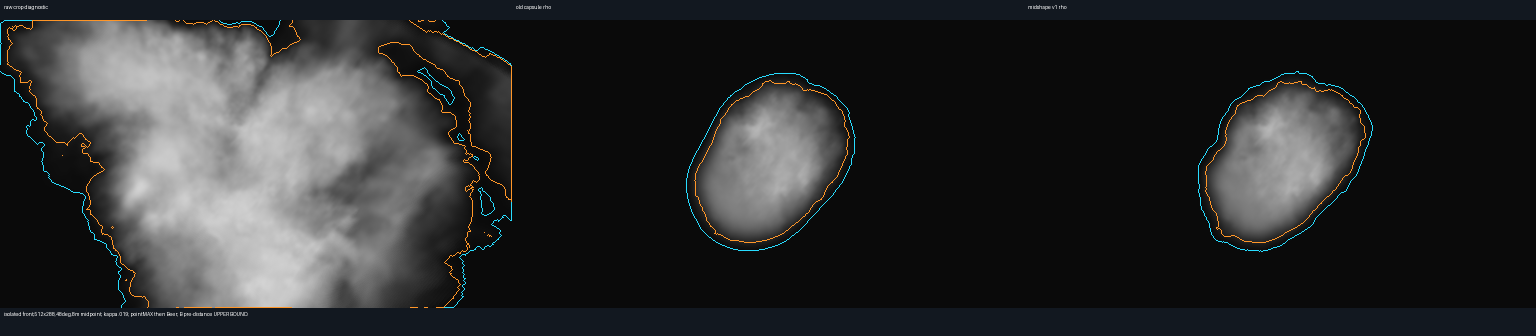
#> input picture docs/evidence/cloud-midshape-screen-2026-11-03/observations/isolated-front.png, 3072 x 672 px, found by its file name (shown at 1/2 size)
$ python measure_retained_contour.py
#> lines starting #> are read from the running program, lines starting #| are printed output that depends on the picture
"""Recover already-painted .041 pixel contours from the sole completed contact; no native field work."""
from pathlib import Path
import json,hashlib,math
from PIL import Image
import numpy as np
R=Path(__file__).resolve().parent;p=R/'isolated-front.png';W,H=512,288
with Image.open(p)as im:
#> im is the input picture: PIL image 3072x672 RGB; mean R, G, B 43.5, 44.4, 45.2
 edges=[]
 for j in [1,2]:
  a=np.array(im.crop((j*W*2,40,(j+1)*W*2,40+H*2)))[::2,::2,:3]
  edges.append(np.all(a==[255,150,40],axis=-1))
#> this loop made 2 passes
#> pass 1, `a=np.array(im.crop((j*W*2,40,(j+1)*W*2,40+H*2)))[::2,::2,:3]`:
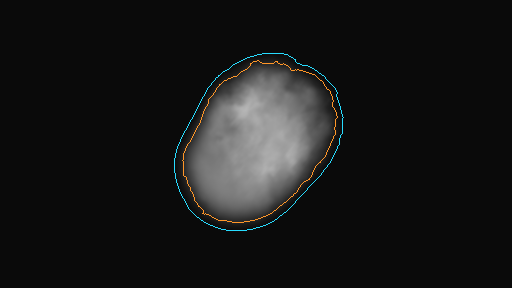
#> a: shape (288, 512, 3); mean R, G, B 22.9, 23.2, 23
#> pass 2, `a=np.array(im.crop((j*W*2,40,(j+1)*W*2,40+H*2)))[::2,::2,:3]`:
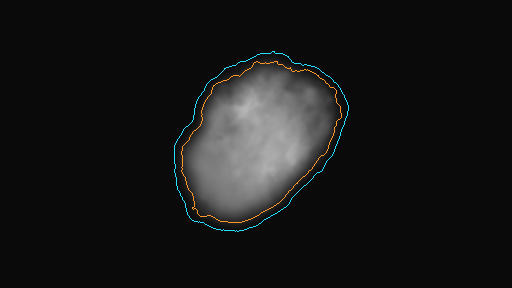
#> a: shape (288, 512, 3); mean R, G, B 23, 23.2, 23
#> after the loop, edges = 2 items
A,B=[np.column_stack(np.nonzero(x)).astype(float)for x in edges]
#> A = 449 pairs, first value 60 to 222, second value 182 to 337; B = 466 pairs, first value 61 to 222, second value 181 to 341
def closest(X,Y):
 out=[]
 for i in range(0,len(X),32):
  v=X[i:i+32,None]-Y[None];out.extend(np.sqrt(np.sum(v*v,axis=-1).min(axis=1)).tolist())
#> this loop made 15 passes
#> i on passes 2 to 13: 32, 64, 96, 128, 160, 192, 224, 256, 288, 320, 352, 384
#> after the loop, out = 449 values, max 6 at index 161, min 0 at index 5, mean 2.03
 return np.array(out)
def stats(a):return {'count':len(a),'mean_pixels':float(a.mean()),'rms_pixels':float(np.sqrt(np.mean(a*a))),'max_pixels':float(a.max()),'p95_pixels':float(np.quantile(a,.95))}
a,b=closest(A,B),closest(B,A);pitch=2*1200*math.tan(math.radians(24))/H
#> the loop in closest (call 2), `for i in range(0,len(X),32):` made 15 passes
#> after `a, b = (closest(A, B), closest(B, A))`: a has the same summary as out in closest; b = 466 values, max 6.32 at index 169, min 0 at index 0, mean 2.1
out={'scope':'Sole completed isolated-front .041 projected-peak contour, recovered exactly from orangeRGB255/150/40 on saved contact; undo2xnearest by sampling every2pixels. No new source/ray/native run. Pixel-centre nearest distances; not3Dsurface distance or composite visibility.','source_png_sha256':hashlib.sha256(p.read_bytes()).hexdigest(),'method':'old/new panels1/2 crop y40..616,512x288, fixed1200m/48deg; bounded32point nearest-distance blocks, no EDT','old_to_new':stats(a),'new_to_old':stats(b),'hausdorff_pixels':float(max(a.max(),b.max())),'world_m_per_pixel_at_target_plane':pitch,'hausdorff_world_m_focal_plane':float(max(a.max(),b.max())*pitch),'unavailable':['isolated-side','isolated-oblique','composite220-front','composite220-side','composite220-oblique'],'unavailable_reason':'sole native run stopped at early RSS guard before side rows0'}
(R/'retained-visible-contour.json').write_text(json.dumps(out,indent=2)+'\n');print(json.dumps(out))
#> (printed output is left out)
